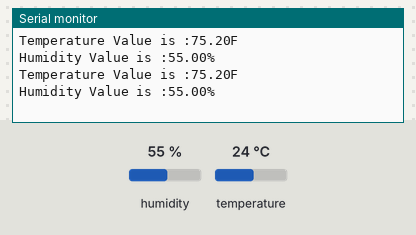
Simulated run of this sketch. Board: ESP8266 (NodeMCU). Shown: the last lines printed to the serial monitor. The test bench sets the inputs (shaded band); at power-on: humidity 55 %, temperature 24 °C.

Above: at 5.8 s.
5.9 s: humidity set to 22 %
At 11.5 s:
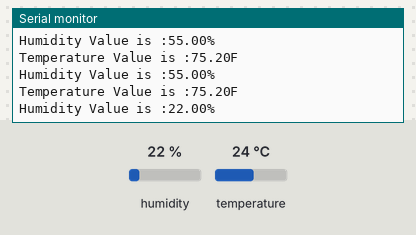
11.9 s: temperature set to 12 °C
At 15.7 s:
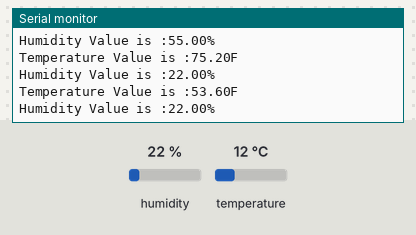
17.9 s: humidity set to 40 %
At 21.1 s:
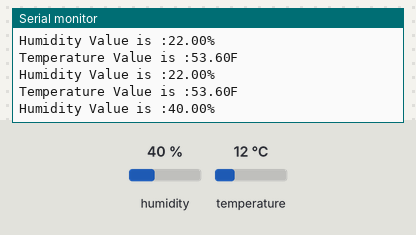
Timing chart, 0 to 22.6 s (numbered marks = the images above; inputs shaded):
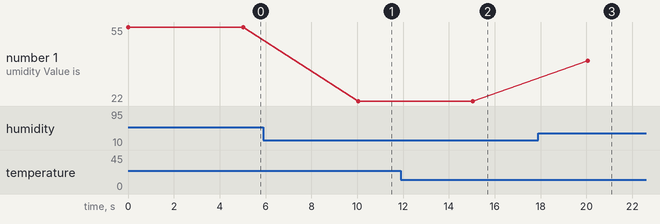

The sketch:

DHT11_without_IoT.ino
```cpp
// Robo India Tutorial
// Simple code upload the tempeature and humidity data using thingspeak.com
// Hardware: NodeMCU,DHT11

#include "DHTesp.h"

int temperature, humidity, k=0, l=0;

#define DHTPIN D4         //pin where the dht11 is connected
DHTesp dht;

void setup()
{
       Serial.begin(115200);
       delay(10);
       //dht.begin();
       dht.setup(DHTPIN, DHTesp::DHT11); // data pin 4

       }

 void loop()
 {
  static boolean data_state = false;
  float humidity = dht.getHumidity();
  float temperature = dht.getTemperature();
  temperature = CelsiusToFahrenheit(temperature);
  Serial.print("Temperature Value is :");
  Serial.print(temperature);
  Serial.println("F");
  Serial.print("Humidity Value is :");
  Serial.print(humidity);
  Serial.println("%");
  delay(5000);
}

//Functions
 float FahrenheitToCelsius(float fahrenheit)
 {
     float celsius;

     celsius = (fahrenheit - 32.0) * 5.0 / 9.0;
     return celsius;
 }


 float CelsiusToFahrenheit(float celsius)
 {
     float fahrenheit;

     fahrenheit = (celsius * 9.0) / 5.0 + 32;
     return fahrenheit;
 }
```

Measured:
- after the input at 5.9 s, the serial monitor: prints a new line after 4.1 s (image 1)
- after the input at 11.9 s, the serial monitor: prints a new line after 3.2 s (image 2)
- after the input at 17.9 s, the serial monitor: prints a new line after 2.2 s (image 3)
- plotted number 1: 55 → 22 after the input at 5.9 s, 22 → 40 after the input at 17.9 s
